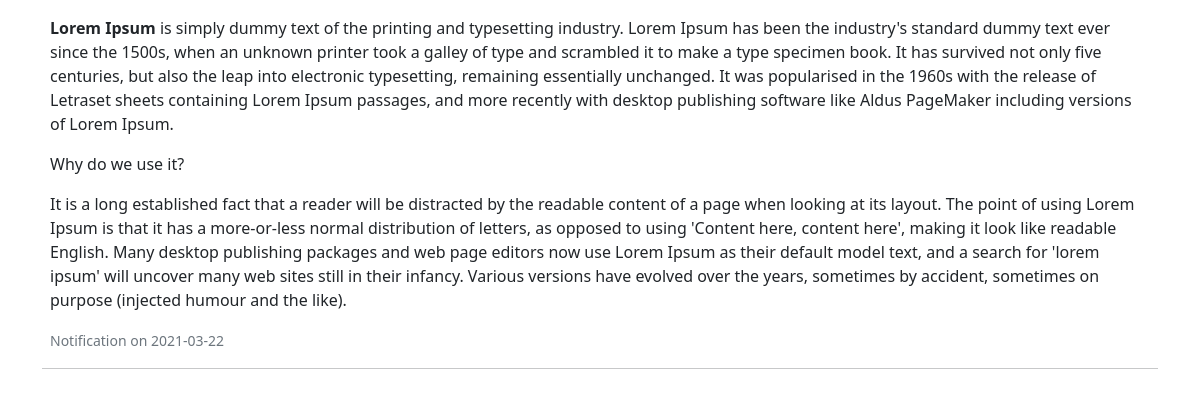
The app's page /student/student_notification, older data.
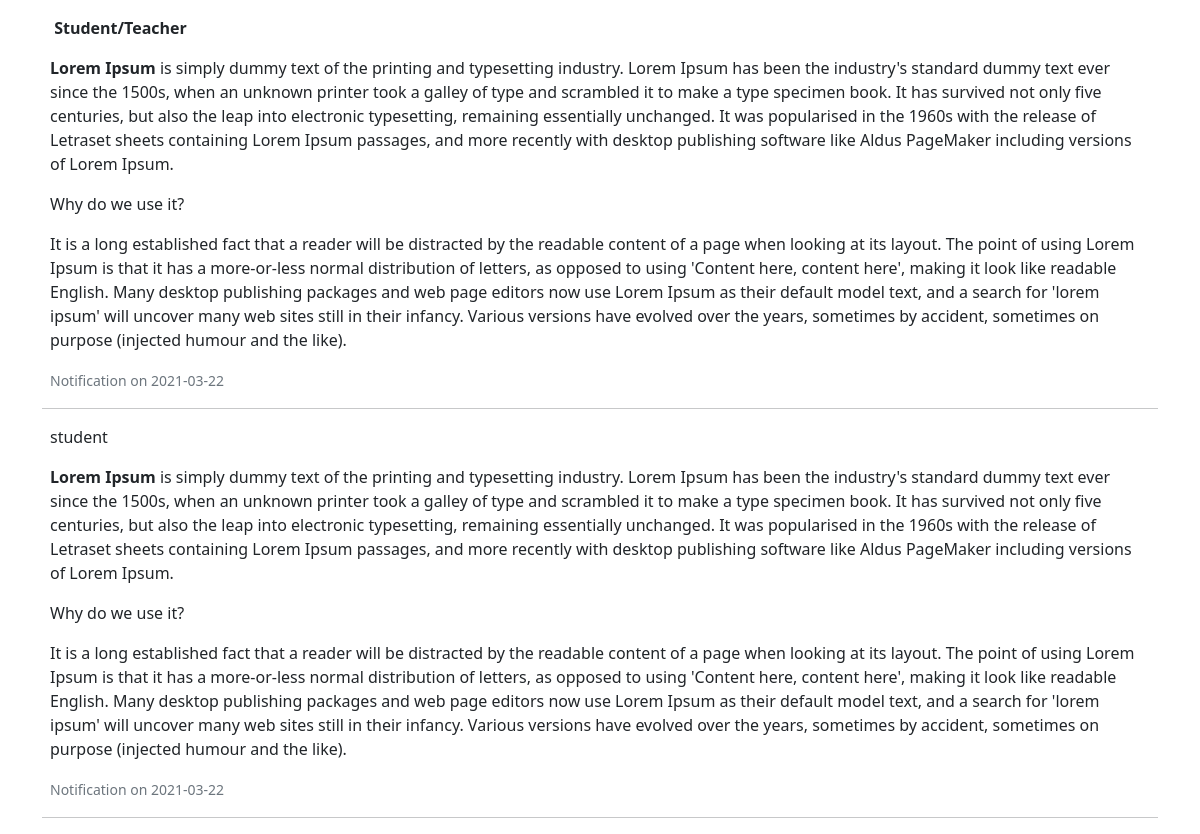
The same page, newer data.
### app/models.py (models this page shows, shortened)
class Notification(db.Model):
    id = db.Column(db.Integer, primary_key=True)
    notification = db.Column(db.Text)
    sender = db.Column(db.String(64))
    notify_date = db.Column(db.DateTime, default=datetime.utcnow())

### app/routes.py (the view)
@app.route('/student/student_notification')
def student_notification():
    notifications = Notification.query.filter(Notification.sender != 'Teacher').order_by(Notification.notify_date.desc()).all()
    return render_template('student/student_notification.html', notifications=notifications)

### app/routes.py (called while the page is built)
@app.before_request
def before_request():
    g.user = None
    if 'teacher_id' in session:
        user = Teacher.query.filter_by(id=session['teacher_id']).first()
        g.user = user

@app.before_request
def std_before_request():
    g.std_user = None
    if 'student_id' in session:
        std_user = Student.query.filter_by(id=session['student_id']).first()
        g.std_user = std_user

### app/templates/student/student_notification.html (shortened to what this page needs)
<!DOCTYPE html>
<html lang="en">
<head>
    <link href="https://cdn.jsdelivr.net/npm/bootstrap@5.0.0-beta2/dist/css/bootstrap.min.css" rel="stylesheet">
</head>
<body>
    <div class="container">
        {% for notify in notifications %}
        <div class="m-2">
            <p class="text-capitalize text-justify">
                {{ notify.notification|safe }}
            </p>
            <p>
                <small class="text-muted">Notification on {{ notify.notify_date.strftime('%Y-%m-%d') }}</small>
            </p>
        </div>
        <hr>
        {% endfor %}
    </div>
</body>
</html>

Row changes from the older to the newer data that the page shows:
no longer on this page (row edited): Notification: notification "Lorem Ipsum is simply dummy text of the printing and typesetting industry. Lorem Ipsum has been the industry's standard dummy text ever since the 1500s, when an unknown printer took a galley of type and scrambled it to make a type specimen book. It has survived not only five centuries, but also the leap into electronic typesetting, remaining essentially unchanged. It was popularised in the 1960s with the release of Letraset sheets containing Lorem Ipsum passages, and more recently with desktop publishing software like Aldus PageMaker including versions of Lorem Ipsum. Why do we use it? It is a long established fact that a reader will be distracted by the readable content of a page when…", notify_date "2021-03-22"
added Notification: notification "Student/Teacher Lorem Ipsum is simply dummy text of the printing and typesetting industry. Lorem Ipsum has been the industry's standard dummy text ever since the 1500s, when an unknown printer took a galley of type and scrambled it to make a type specimen book. It has survived not only five centuries, but also the leap into electronic typesetting, remaining essentially unchanged. It was popularised in the 1960s with the release of Letraset sheets containing Lorem Ipsum passages, and more recently with desktop publishing software like Aldus PageMaker including versions of Lorem Ipsum. Why do we use it? It is a long established fact that a reader will be distracted by the readable content of…", notify_date "2021-03-22"
now on this page (row edited): Notification: notification "student Lorem Ipsum is simply dummy text of the printing and typesetting industry. Lorem Ipsum has been the industry's standard dummy text ever since the 1500s, when an unknown printer took a galley of type and scrambled it to make a type specimen book. It has survived not only five centuries, but also the leap into electronic typesetting, remaining essentially unchanged. It was popularised in the 1960s with the release of Letraset sheets containing Lorem Ipsum passages, and more recently with desktop publishing software like Aldus PageMaker including versions of Lorem Ipsum. Why do we use it? It is a long established fact that a reader will be distracted by the readable content of a page…", notify_date "2021-03-22"
